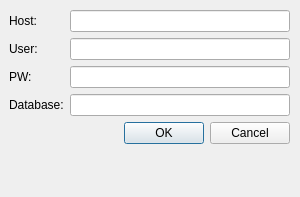
<?xml version="1.0" encoding="UTF-8"?>
<ui version="4.0">
 <class>ConnectDialog</class>
 <widget class="QDialog" name="ConnectDialog">
  <property name="geometry">
   <rect>
    <x>0</x>
    <y>0</y>
    <width>300</width>
    <height>197</height>
   </rect>
  </property>
  <property name="windowTitle">
   <string>Dialog</string>
  </property>
  <widget class="QWidget" name="">
   <property name="geometry">
    <rect>
     <x>9</x>
     <y>10</y>
     <width>281</width>
     <height>175</height>
    </rect>
   </property>
   <layout class="QFormLayout" name="formLayout">
    <item row="0" column="0">
     <widget class="QLabel" name="label">
      <property name="text">
       <string>Host:</string>
      </property>
     </widget>
    </item>
    <item row="0" column="1">
     <widget class="QLineEdit" name="lineEditHost"/>
    </item>
    <item row="2" column="0">
     <widget class="QLabel" name="label_2">
      <property name="text">
       <string>User:</string>
      </property>
     </widget>
    </item>
    <item row="2" column="1">
     <widget class="QLineEdit" name="lineEditUser"/>
    </item>
    <item row="4" column="0">
     <widget class="QLabel" name="label_3">
      <property name="text">
       <string>PW:</string>
      </property>
     </widget>
    </item>
    <item row="4" column="1">
     <widget class="QLineEdit" name="lineEditPw"/>
    </item>
    <item row="7" column="1">
     <widget class="QLineEdit" name="lineEditDatabase"/>
    </item>
    <item row="8" column="0" colspan="2">
     <widget class="QDialogButtonBox" name="buttonBox">
      <property name="orientation">
       <enum>Qt::Horizontal</enum>
      </property>
      <property name="standardButtons">
       <set>QDialogButtonBox::Cancel|QDialogButtonBox::Ok</set>
      </property>
     </widget>
    </item>
    <item row="7" column="0">
     <widget class="QLabel" name="label_4">
      <property name="text">
       <string>Database:</string>
      </property>
     </widget>
    </item>
   </layout>
  </widget>
 </widget>
 <resources/>
 <connections>
  <connection>
   <sender>buttonBox</sender>
   <signal>accepted()</signal>
   <receiver>ConnectDialog</receiver>
   <slot>accept()</slot>
   <hints>
    <hint type="sourcelabel">
     <x>248</x>
     <y>254</y>
    </hint>
    <hint type="destinationlabel">
     <x>157</x>
     <y>274</y>
    </hint>
   </hints>
  </connection>
  <connection>
   <sender>buttonBox</sender>
   <signal>rejected()</signal>
   <receiver>ConnectDialog</receiver>
   <slot>reject()</slot>
   <hints>
    <hint type="sourcelabel">
     <x>316</x>
     <y>260</y>
    </hint>
    <hint type="destinationlabel">
     <x>286</x>
     <y>274</y>
    </hint>
   </hints>
  </connection>
 </connections>
</ui>
